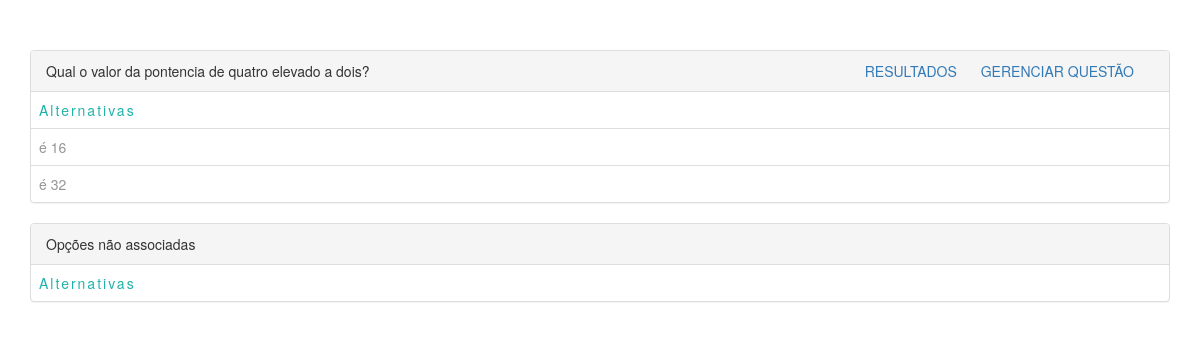
The app's page /question/3, older data.
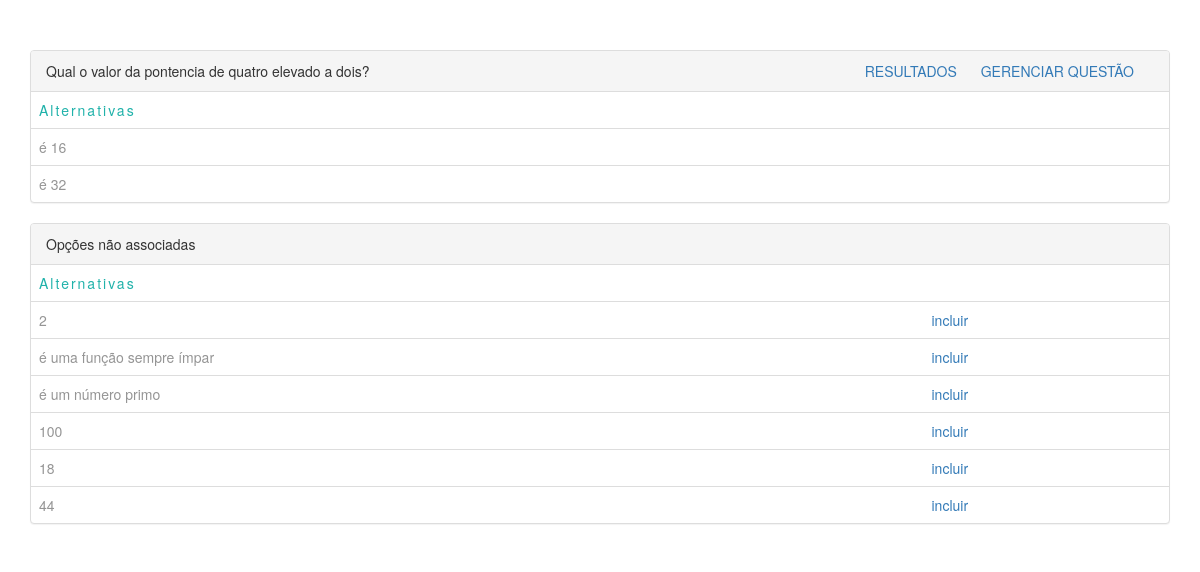
The same page, newer data.
### pools/models.py (models this page shows, shortened)
class Question(models.Model):
    question_text=models.CharField(max_length=255)
    closed=models.BooleanField(default=False)
    pub_date=models.DateField(max_length=50)

class Choice(models.Model):
    question = models.ForeignKey(Question,
                                 on_delete=models.CASCADE,null=True)
    choice_text = models.CharField(max_length=255)
    votes = models.IntegerField(default=0)

### pools/views.py (the view)
# urls.py: url(r'^question/(?P<pk>\d+)$',views.exibir, name='questaodet'),
def exibir(request,pk):
    questao=Question.objects.get(id=pk)
    choic = Choice.objects.filter(question=questao)
    choic_nulls = Choice.objects.filter(question=None)
    return render(request,'question.html',{'questao':questao,
                                           'choice':choic,
                                           'choice_nulls':choic_nulls})

### pools/templates/question.html (shortened to what this page needs)
	{% extends 'base.html' %}
	{%block body %}
<div class="panel panel-default">
  <div class="panel-heading">{{questao.question_text}}<span class="opcoes_conteiner">
  	{% if questao.closed %}
  	<span class="opcoes"></span>
  	{% else %}
  	<span class="opcoes"><a href="{% url 'results' pk=questao.pk %}">RESULTADOS</a></span>
  	{% endif %}
  	<span class="opcoes"><a href="{% url 'manage' pk=questao.pk %}">GERENCIAR QUESTÃO</a></span>
  </span></div>
  <table class="table">
	<tr>
    	<td><span class="alternativas">Alternativas</span></td>
    </tr>
	{%for list in choice %}
	<tr>
    	<td>{{list.choice_text}}</td>
    </tr>
	{% endfor %}
</table>
</div>
<div class="panel panel-default">
  <div class="panel-heading">Opções não associadas</div>
  <table class="table">
	<tr>
    	<td><span class="alternativas">Alternativas</span></td>
    </tr>
	{%for list in choice_nulls %}
	<tr>
    	<td>{{list.choice_text}}</td>
    	<td><a href="{% url 'incluir' pk=questao.pk pkc=list.pk%}">incluir</a></td>
    </tr>
	{% endfor %}
</table>
</div>
{% endblock %}

### pools/templates/base.html (shortened to what this page needs)
{% load staticfiles %}
<!DOCTYPE html>
<html lang="en">
<head>
    <link href="{% static "css/bootstrap.min.css" %}" rel="stylesheet">
    <link href="{% static "css/custom.css" %}" rel="stylesheet">
</head>
<body>
    <div class="container">
        {% block body %}
		{% endblock %}
    </div>
</body>
</html>

### pools/static/css/custom.css (style rules this page uses)
body { padding-top: 50px; color: #959595; }
.opcoes_conteiner { float:right; }
.opcoes { margin-right:20px; }
.alternativas { color:#20B2AA; letter-spacing: 2px; }

Row changes from the older to the newer data that the page shows:
added Choice: choice_text "2"
added Choice: choice_text "é uma função sempre ímpar"
added Choice: choice_text "é um número primo"
added Choice: choice_text "100"
added Choice: choice_text "18"
added Choice: choice_text "44"
